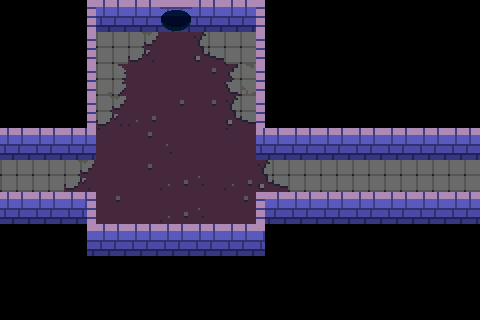

Below is a game level as drawn by its tile map, then a one-line description and the .tmx file that defines it, in full:
An orthogonal 15x10 tile map with 32x32 px tiles, 3 tile layers (walls, ground, death) and 9 objects (5x torch, 2x connection, pressure, door).

<map version="1.0" tiledversion="1.1.3" orientation="orthogonal" renderorder="right-down" width="15" height="10" tilewidth="32" tileheight="32" infinite="0" nextobjectid="31">
 <tileset firstgid="1" source="tower-tileset.tsx" />
 <layer name="walls" width="15" height="10">
  <data encoding="csv">
0,0,14,12,12,5,12,12,15,0,0,0,0,0,0,
0,0,14,0,0,0,0,0,15,0,0,0,0,0,0,
0,0,14,0,0,0,0,0,15,0,0,0,0,0,0,
0,0,14,0,0,0,0,0,15,0,0,0,0,0,0,
12,12,12,0,0,0,0,0,12,12,12,12,12,12,12,
2,0,0,0,0,0,0,0,0,0,0,0,0,0,2,
12,12,23,0,0,0,0,0,22,12,12,12,12,12,12,
0,0,24,12,12,12,12,12,21,0,0,0,0,0,0,
0,0,0,0,0,0,0,0,0,0,0,0,0,0,0,
0,0,0,0,0,0,0,0,0,0,0,0,0,0,0
</data>
 </layer>
 <layer name="ground" width="15" height="10">
  <data encoding="csv">
0,0,0,0,0,0,0,0,0,0,0,0,0,0,0,
0,0,0,72,83,2,81,72,0,0,0,0,0,0,0,
0,0,0,73,2,2,37,71,0,0,0,0,0,0,0,
0,0,0,83,27,37,37,81,0,0,0,0,0,0,0,
0,0,0,55,37,28,2,55,0,0,0,0,0,0,0,
72,72,83,2,37,27,28,27,81,72,72,72,72,72,72,
0,0,0,37,2,27,28,37,0,0,0,0,0,0,0,
0,0,0,0,0,0,0,0,0,0,0,0,0,0,0,
0,0,0,0,0,0,0,0,0,0,0,0,0,0,0,
0,0,0,0,0,0,0,0,0,0,0,0,0,0,0
</data>
 </layer>
 <layer name="death" width="15" height="10">
  <data encoding="csv">
0,0,0,0,0,0,0,0,0,0,0,0,0,0,0,
0,0,0,0,0,0,0,0,0,0,0,0,0,0,0,
0,0,0,0,0,0,0,0,0,0,0,0,0,0,0,
0,0,0,0,0,0,0,0,0,0,0,0,0,0,0,
0,0,0,0,0,0,0,0,0,0,0,0,0,0,0,
0,0,0,0,0,0,0,0,0,0,0,0,0,0,0,
0,0,0,0,0,0,0,0,0,0,0,0,0,0,0,
0,0,0,0,0,0,0,0,0,0,0,0,0,0,0,
0,0,0,0,0,0,0,0,0,0,0,0,0,0,0,
0,0,0,0,0,0,0,0,0,0,0,0,0,0,0
</data>
 </layer>
 <objectgroup name="objects">
  <object id="9" name="39" type="connection" x="32" y="160" width="32" height="32">
   <properties>
    <property name="to" value="38" />
   </properties>
  </object>
  <object id="10" name="40" type="connection" x="416" y="160" width="32" height="32">
   <properties>
    <property name="to" value="51" />
   </properties>
  </object>
  <object id="21" type="pressure" x="160" y="64" width="32" height="32">
   <properties>
    <property name="isSwitch" value="true" />
    <property name="switch" value="a" />
   </properties>
  </object>
  <object id="25" type="door" x="256" y="160" width="32" height="32">
   <properties>
    <property name="switch" value="a" />
   </properties>
  </object>
  <object id="26" type="torch" x="288" y="128" width="32" height="32" />
  <object id="27" type="torch" x="352" y="128" width="32" height="32" />
  <object id="28" type="torch" x="416" y="128" width="32" height="32" />
  <object id="29" type="torch" x="128" y="0" width="32" height="32" />
  <object id="30" type="torch" x="192" y="0" width="32" height="32" />
 </objectgroup>
</map>